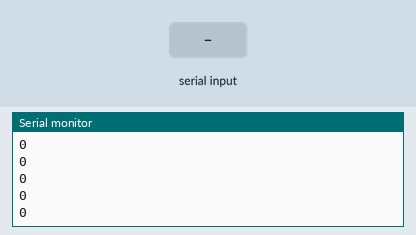
Recording of a sketch running on a simulated Arduino Uno, built with avr-gcc and run on an emulated ATmega328P. Parts: the last lines printed to the serial monitor. Inputs (shaded band) come from the test bench.

Above: at 1.2 s.
1.3 s: "1" received over Serial
At 2.0 s:
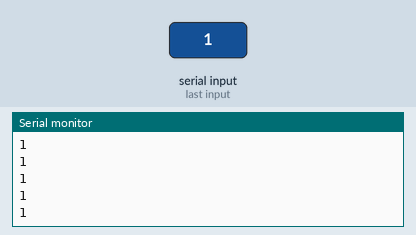
2.8 s: "0" received over Serial
At 3.6 s:
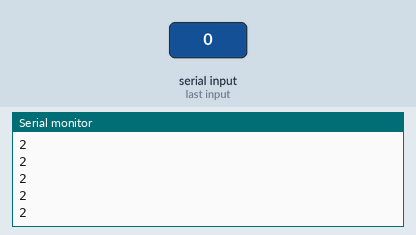
4.3 s: "2" received over Serial
At 5.2 s:
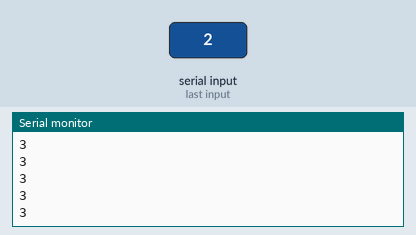
Timing chart, 0 to 7.3 s (numbered marks = the images above; inputs shaded):
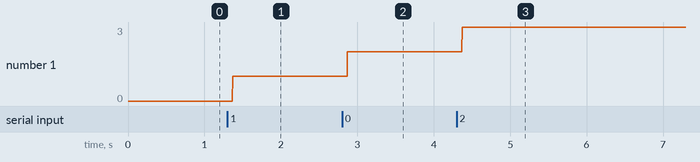

Measured:
- after the input at 1.3 s, the serial monitor: prints a new line after 0.07 s (image 1)
- after the input at 2.8 s, the serial monitor: prints a new line after 0.07 s (image 2)
- after the input at 4.3 s, the serial monitor: prints a new line after 0.07 s (image 3)
- plotted number 1: 0 → 1 after the input at 1.3 s, 1 → 2 after the input at 2.8 s, 2 → 3 after the input at 4.3 s

The sketch:

SerialAvail_test.ino
```cpp
void setup() {
Serial.begin(9600);
  // put your setup code here, to run once:

}

void loop() {
  Serial.println(Serial.available());
  // put your main code here, to run repeatedly:

}
```
